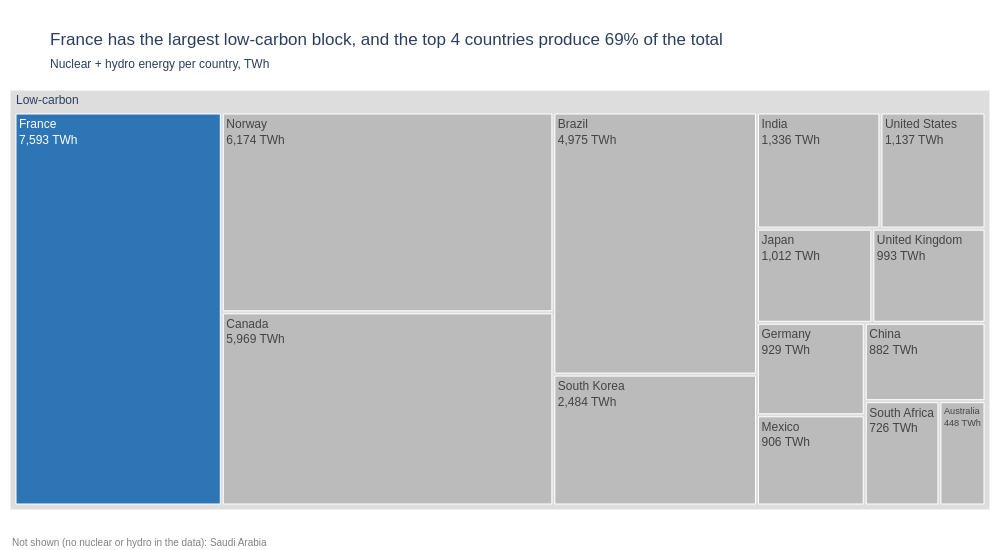
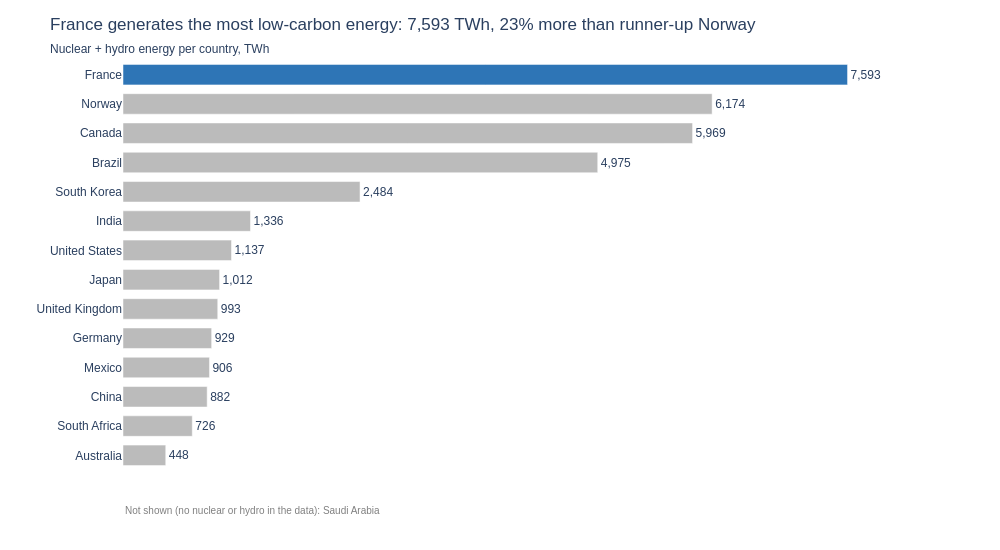

The code cell stored with these charts, in order, in its notebook:
### Markdown cell above
## Task 2 — Treemap vs bar: low-carbon energy by country

**What to build:** Build **both** a treemap and a horizontal bar chart showing total low-carbon TWh (Nuclear + Hydro) per country. Then answer the question in a markdown cell below.

**Requirements:**
- Filter to `Source_Type == 'Low-carbon'` and aggregate TWh by country
- Treemap: single-level `path=['All', 'Country']` with a dummy root node labelled `'Low-carbon'`
- Bar chart: sorted by TWh, horizontal orientation, CVD-safe colour
- Both charts show TWh values, not percentages
- Insight title on the bar chart naming the leading country

### Code cell
df_lc = (df.loc[df['Source_Type'] == 'Low-carbon']
           .groupby('Country', as_index=False)['TWh'].sum()
           .sort_values('TWh', ascending=False))
df_lc['All'] = 'Low-carbon'

leader, runner_up = df_lc['Country'].iloc[0], df_lc['Country'].iloc[1]
leader_twh, runner_up_twh = df_lc['TWh'].iloc[0], df_lc['TWh'].iloc[1]
lead_pct = leader_twh / runner_up_twh - 1
top4_share = df_lc['TWh'].head(4).sum() / df_lc['TWh'].sum()
missing = sorted(set(df['Country']) - set(df_lc['Country']))
print(df_lc[['Country', 'TWh']].to_string(index=False))
print(f"{leader} leads {runner_up} by {lead_pct:.0%}; top 4 hold {top4_share:.0%}; not in data: {missing}")

ACCENT, CONTEXT = '#2E75B6', '#BBBBBB'
df_lc['Highlight'] = np.where(df_lc['Country'] == leader, 'Leader', 'Other')
highlight_colors = {'Leader': ACCENT, 'Other': CONTEXT}
footnote = f"Not shown (no nuclear or hydro in the data): {', '.join(missing)}"

fig = px.treemap(
    data_frame=df_lc,
    path=['All', 'Country'],
    values='TWh',
    color='Highlight',
    color_discrete_map=highlight_colors,
    height=550, width=1000,
    template='plotly_white'
)

fig.update_traces(
    texttemplate='%{label}<br>%{value:,.0f} TWh',
    hovertemplate='<b>%{label}</b><br>%{value:,.0f} TWh<extra></extra>'
)

fig.update_layout(
    title=dict(
        text=f"{leader} has the largest low-carbon block, and the top 4 countries "
             f"produce {top4_share:.0%} of the total",
        subtitle=dict(text='Nuclear + hydro energy per country, TWh')
    ),
    font=dict(family='Arial', size=12),
    margin=dict(t=90, l=10, r=10, b=40)
)

fig.data[0].marker.colors = [
    c if c in highlight_colors.values() else '#DDDDDD'
    for c in fig.data[0].marker.colors
]

fig.add_annotation(
    xref='paper', yref='paper', x=0, y=-0.06,
    xanchor='left', yanchor='top',
    text=footnote, showarrow=False,
    font=dict(size=10, color='grey')
)

fig.show()

fig = px.bar(
    data_frame=df_lc,
    x='TWh', y='Country',
    orientation='h',
    color='Highlight',
    color_discrete_map=highlight_colors,
    text='TWh',
    category_orders={'Country': df_lc['Country'].tolist()},
    labels={'TWh': 'Low-carbon energy (TWh)', 'Country': ''},
    hover_data={'Highlight': False},
    height=550, width=1000,
    template='plotly_white'
)

fig.update_traces(
    texttemplate='%{x:,.0f}',
    textposition='outside',
    cliponaxis=False
)

fig.update_layout(
    title=dict(
        text=f"{leader} generates the most low-carbon energy: {leader_twh:,.0f} TWh, "
             f"{lead_pct:.0%} more than runner-up {runner_up}",
        subtitle=dict(text='Nuclear + hydro energy per country, TWh')
    ),
    font=dict(family='Arial', size=12),
    showlegend=False,
    bargap=0.3,
    xaxis=dict(visible=False, range=[0, leader_twh * 1.1]),
    yaxis=dict(title='')
)

fig.add_annotation(
    xref='paper', yref='paper', x=0, y=-0.08,
    xanchor='left', yanchor='top',
    text=footnote, showarrow=False,
    font=dict(size=10, color='grey')
)

fig.show()

### Figure 1 — Plotly figure (JSON) as saved in the notebook; plotly's stock layout.template omitted (floating-point values rounded to 4 significant figures)
{"data": [{"branchvalues": "total", "customdata": [["(?)"], ["Leader"], ["Other"], ["Other"], ["Other"], ["Other"], ["Other"], ["Other"], ["Other"], ["Other"], ["Other"], ["Other"], ["Other"], ["Other"], ["Other"]], "domain": {"x": [0.0, 1.0], "y": [0.0, 1.0]}, "hovertemplate": "<b>%{label}</b><br>%{value:,.0f} TWh<extra></extra>", "ids": ["Low-carbon", "Low-carbon/France", "Low-carbon/Norway", "Low-carbon/Canada", "Low-carbon/Brazil", "Low-carbon/South Korea", "Low-carbon/India", "Low-carbon/United States", "Low-carbon/Japan", "Low-carbon/United Kingdom", "Low-carbon/Germany", "Low-carbon/Mexico", "Low-carbon/China", "Low-carbon/South Africa", "Low-carbon/Australia"], "labels": ["Low-carbon", "France", "Norway", "Canada", "Brazil", "South Korea", "India", "United States", "Japan", "United Kingdom", "Germany", "Mexico", "China", "South Africa", "Australia"], "marker": {"colors": ["#DDDDDD", "#2E75B6", "#BBBBBB", "#BBBBBB", "#BBBBBB", "#BBBBBB", "#BBBBBB", "#BBBBBB", "#BBBBBB", "#BBBBBB", "#BBBBBB", "#BBBBBB", "#BBBBBB", "#BBBBBB", "#BBBBBB"]}, "name": "", "parents": ["", "Low-carbon", "Low-carbon", "Low-carbon", "Low-carbon", "Low-carbon", "Low-carbon", "Low-carbon", "Low-carbon", "Low-carbon", "Low-carbon", "Low-carbon", "Low-carbon", "Low-carbon", "Low-carbon"], "texttemplate": "%{label}<br>%{value:,.0f} TWh", "type": "treemap", "values": [35560.0, 7593.0, 6174.0, 5969.0, 4975.0, 2484.0, 1336.0, 1137.0, 1012.0, 993.0, 929.0, 906.0, 882.0, 726.0, 448.0]}], "layout": {"annotations": [{"font": {"color": "grey", "size": 10}, "showarrow": false, "text": "Not shown (no nuclear or hydro in the data): Saudi Arabia", "x": 0, "xanchor": "left", "xref": "paper", "y": -0.06, "yanchor": "top", "yref": "paper"}], "font": {"family": "Arial", "size": 12}, "height": 550, "legend": {"tracegroupgap": 0}, "margin": {"b": 40, "l": 10, "r": 10, "t": 90}, "title": {"subtitle": {"text": "Nuclear + hydro energy per country, TWh"}, "text": "France has the largest low-carbon block, and the top 4 countries produce 69% of the total"}, "width": 1000}}

### Figure 2 — Plotly figure (JSON) as saved in the notebook; plotly's stock layout.template omitted (floating-point values rounded to 4 significant figures)
{"data": [{"cliponaxis": false, "customdata": [["Leader"]], "hovertemplate": "Low-carbon energy (TWh)=%{text}<br>=%{y}<extra></extra>", "legendgroup": "Leader", "marker": {"color": "#2E75B6", "pattern": {"shape": ""}}, "name": "Leader", "orientation": "h", "showlegend": true, "text": [7593.0], "textposition": "outside", "texttemplate": "%{x:,.0f}", "type": "bar", "x": [7593.0], "xaxis": "x", "y": ["France"], "yaxis": "y"}, {"cliponaxis": false, "customdata": [["Other"], ["Other"], ["Other"], ["Other"], ["Other"], ["Other"], ["Other"], ["Other"], ["Other"], ["Other"], ["Other"], ["Other"], ["Other"]], "hovertemplate": "Low-carbon energy (TWh)=%{text}<br>=%{y}<extra></extra>", "legendgroup": "Other", "marker": {"color": "#BBBBBB", "pattern": {"shape": ""}}, "name": "Other", "orientation": "h", "showlegend": true, "text": [6174.0, 5969.0, 4975.0, 2484.0, 1336.0, 1137.0, 1012.0, 993.0, 929.0, 906.0, 882.0, 726.0, 448.0], "textposition": "outside", "texttemplate": "%{x:,.0f}", "type": "bar", "x": [6174.0, 5969.0, 4975.0, 2484.0, 1336.0, 1137.0, 1012.0, 993.0, 929.0, 906.0, 882.0, 726.0, 448.0], "xaxis": "x", "y": ["Norway", "Canada", "Brazil", "South Korea", "India", "United States", "Japan", "United Kingdom", "Germany", "Mexico", "China", "South Africa", "Australia"], "yaxis": "y"}], "layout": {"annotations": [{"font": {"color": "grey", "size": 10}, "showarrow": false, "text": "Not shown (no nuclear or hydro in the data): Saudi Arabia", "x": 0, "xanchor": "left", "xref": "paper", "y": -0.08, "yanchor": "top", "yref": "paper"}], "bargap": 0.3, "barmode": "relative", "font": {"family": "Arial", "size": 12}, "height": 550, "legend": {"title": {"text": "Highlight"}, "tracegroupgap": 0}, "margin": {"t": 60}, "showlegend": false, "title": {"subtitle": {"text": "Nuclear + hydro energy per country, TWh"}, "text": "France generates the most low-carbon energy: 7,593 TWh, 23% more than runner-up Norway"}, "width": 1000, "xaxis": {"anchor": "y", "domain": [0.0, 1.0], "range": [0, 8352.0], "title": {"text": "Low-carbon energy (TWh)"}, "visible": false}, "yaxis": {"anchor": "x", "categoryarray": ["Australia", "South Africa", "China", "Mexico", "Germany", "United Kingdom", "Japan", "United States", "India", "South Korea", "Brazil", "Canada", "Norway", "France"], "categoryorder": "array", "domain": [0.0, 1.0], "title": {"text": ""}}}}
